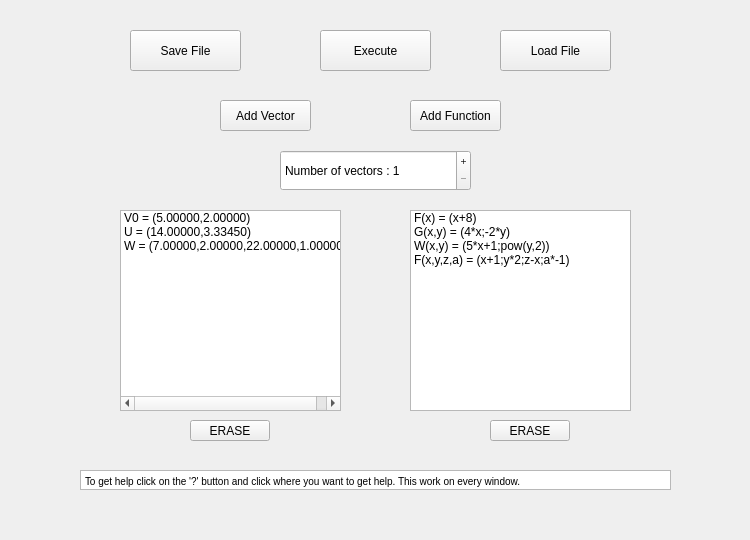
<?xml version="1.0" encoding="UTF-8"?>
<ui version="4.0">
 <class>MainWindow</class>
 <widget class="QMainWindow" name="MainWindow">
  <property name="geometry">
   <rect>
    <x>0</x>
    <y>0</y>
    <width>750</width>
    <height>540</height>
   </rect>
  </property>
  <property name="sizePolicy">
   <sizepolicy hsizetype="Fixed" vsizetype="Fixed">
    <horstretch>0</horstretch>
    <verstretch>0</verstretch>
   </sizepolicy>
  </property>
  <property name="minimumSize">
   <size>
    <width>750</width>
    <height>540</height>
   </size>
  </property>
  <property name="maximumSize">
   <size>
    <width>750</width>
    <height>540</height>
   </size>
  </property>
  <property name="windowTitle">
   <string>Gestion d'Evalutation Vectorielle</string>
  </property>
  <property name="whatsThis">
   <string>&lt;html&gt;&lt;head/&gt;&lt;body&gt;&lt;p&gt;You can add vector with the add vector button same for the add function.&lt;/p&gt;&lt;p&gt;To get the trajectory, the statistics and the list of vector you have to select one vector in the list of the same name and one function in the list of the same name and then click on execute.&lt;/p&gt;&lt;p&gt;To load a file just click on load file.&lt;/p&gt;&lt;p&gt;To save something do the same as for the execute button but at the end click on save file.&lt;/p&gt;&lt;/body&gt;&lt;/html&gt;</string>
  </property>
  <widget class="QWidget" name="centralwidget">
   <property name="sizePolicy">
    <sizepolicy hsizetype="Fixed" vsizetype="Fixed">
     <horstretch>0</horstretch>
     <verstretch>0</verstretch>
    </sizepolicy>
   </property>
   <widget class="QListWidget" name="listWidget_vect">
    <property name="geometry">
     <rect>
      <x>120</x>
      <y>210</y>
      <width>221</width>
      <height>201</height>
     </rect>
    </property>
    <item>
     <property name="text">
      <string>V0 = (5.00000,2.00000)</string>
     </property>
    </item>
    <item>
     <property name="text">
      <string>U = (14.00000,3.33450)</string>
     </property>
    </item>
    <item>
     <property name="text">
      <string>W = (7.00000,2.00000,22.00000,1.00000)</string>
     </property>
    </item>
   </widget>
   <widget class="QPushButton" name="Button_excute">
    <property name="geometry">
     <rect>
      <x>320</x>
      <y>30</y>
      <width>111</width>
      <height>41</height>
     </rect>
    </property>
    <property name="whatsThis">
     <string>&lt;html&gt;&lt;head/&gt;&lt;body&gt;&lt;p&gt;To dispay the list of vectors, the trajectory and the statictics.&lt;/p&gt;&lt;p&gt;&lt;br/&gt;&lt;/p&gt;&lt;p&gt;Please select one vector and one funtion.&lt;/p&gt;&lt;/body&gt;&lt;/html&gt;</string>
    </property>
    <property name="text">
     <string>Execute</string>
    </property>
   </widget>
   <widget class="QListWidget" name="listWidget_funct">
    <property name="geometry">
     <rect>
      <x>410</x>
      <y>210</y>
      <width>221</width>
      <height>201</height>
     </rect>
    </property>
    <item>
     <property name="text">
      <string>F(x) = (x+8)</string>
     </property>
    </item>
    <item>
     <property name="text">
      <string>G(x,y) = (4*x;-2*y)</string>
     </property>
    </item>
    <item>
     <property name="text">
      <string>W(x,y) = (5*x+1;pow(y,2))</string>
     </property>
    </item>
    <item>
     <property name="text">
      <string>F(x,y,z,a) = (x+1;y*2;z-x;a*-1)</string>
     </property>
    </item>
   </widget>
   <widget class="QPushButton" name="Button_erase_vect">
    <property name="geometry">
     <rect>
      <x>190</x>
      <y>420</y>
      <width>80</width>
      <height>21</height>
     </rect>
    </property>
    <property name="text">
     <string>ERASE</string>
    </property>
   </widget>
   <widget class="QSpinBox" name="SpinBox_nbr_vect">
    <property name="geometry">
     <rect>
      <x>280</x>
      <y>150</y>
      <width>191</width>
      <height>41</height>
     </rect>
    </property>
    <property name="whatsThis">
     <string>&lt;html&gt;&lt;head/&gt;&lt;body&gt;&lt;p&gt;How many vector do you want to be calculat.&lt;/p&gt;&lt;/body&gt;&lt;/html&gt;</string>
    </property>
    <property name="buttonSymbols">
     <enum>QAbstractSpinBox::PlusMinus</enum>
    </property>
    <property name="prefix">
     <string>Number of vectors : </string>
    </property>
    <property name="minimum">
     <number>1</number>
    </property>
    <property name="maximum">
     <number>1000</number>
    </property>
   </widget>
   <widget class="QPushButton" name="Button_addfunct">
    <property name="geometry">
     <rect>
      <x>410</x>
      <y>100</y>
      <width>91</width>
      <height>31</height>
     </rect>
    </property>
    <property name="whatsThis">
     <string>&lt;html&gt;&lt;head/&gt;&lt;body&gt;&lt;p&gt;Add function&lt;/p&gt;&lt;/body&gt;&lt;/html&gt;</string>
    </property>
    <property name="text">
     <string>Add Function</string>
    </property>
   </widget>
   <widget class="QPushButton" name="Button_addvect">
    <property name="geometry">
     <rect>
      <x>220</x>
      <y>100</y>
      <width>91</width>
      <height>31</height>
     </rect>
    </property>
    <property name="whatsThis">
     <string>&lt;html&gt;&lt;head/&gt;&lt;body&gt;&lt;p&gt;Add vector&lt;/p&gt;&lt;/body&gt;&lt;/html&gt;</string>
    </property>
    <property name="text">
     <string>Add Vector</string>
    </property>
   </widget>
   <widget class="QPushButton" name="Button_load">
    <property name="geometry">
     <rect>
      <x>500</x>
      <y>30</y>
      <width>111</width>
      <height>41</height>
     </rect>
    </property>
    <property name="whatsThis">
     <string>&lt;html&gt;&lt;head/&gt;&lt;body&gt;&lt;p&gt;Load file &lt;/p&gt;&lt;p&gt;&lt;br/&gt;&lt;/p&gt;&lt;p&gt;The initial vector will be add in the left list&lt;/p&gt;&lt;p&gt;The function will be add in the right list&lt;/p&gt;&lt;/body&gt;&lt;/html&gt;</string>
    </property>
    <property name="text">
     <string>Load File</string>
    </property>
   </widget>
   <widget class="QPushButton" name="Button_erase_funct">
    <property name="geometry">
     <rect>
      <x>490</x>
      <y>420</y>
      <width>80</width>
      <height>21</height>
     </rect>
    </property>
    <property name="text">
     <string>ERASE</string>
    </property>
   </widget>
   <widget class="QPushButton" name="Button_save">
    <property name="geometry">
     <rect>
      <x>130</x>
      <y>30</y>
      <width>111</width>
      <height>41</height>
     </rect>
    </property>
    <property name="whatsThis">
     <string>&lt;html&gt;&lt;head/&gt;&lt;body&gt;&lt;p&gt;To save the list of vectors, the trajectory and the statictics.&lt;/p&gt;&lt;p&gt;&lt;br/&gt;&lt;/p&gt;&lt;p&gt;Please select one vecteur and on function.&lt;/p&gt;&lt;/body&gt;&lt;/html&gt;</string>
    </property>
    <property name="text">
     <string>Save File</string>
    </property>
   </widget>
   <widget class="QTextBrowser" name="textBrowser">
    <property name="geometry">
     <rect>
      <x>80</x>
      <y>470</y>
      <width>591</width>
      <height>20</height>
     </rect>
    </property>
    <property name="verticalScrollBarPolicy">
     <enum>Qt::ScrollBarAlwaysOff</enum>
    </property>
    <property name="horizontalScrollBarPolicy">
     <enum>Qt::ScrollBarAlwaysOff</enum>
    </property>
    <property name="html">
     <string>&lt;!DOCTYPE HTML PUBLIC &quot;-//W3C//DTD HTML 4.0//EN&quot; &quot;http://www.w3.org/TR/REC-html40/strict.dtd&quot;&gt;
&lt;html&gt;&lt;head&gt;&lt;meta name=&quot;qrichtext&quot; content=&quot;1&quot; /&gt;&lt;style type=&quot;text/css&quot;&gt;
p, li { white-space: pre-wrap; }
&lt;/style&gt;&lt;/head&gt;&lt;body style=&quot; font-family:'MS Shell Dlg 2'; font-size:7.8pt; font-weight:400; font-style:normal;&quot;&gt;
&lt;p style=&quot; margin-top:0px; margin-bottom:0px; margin-left:0px; margin-right:0px; -qt-block-indent:0; text-indent:0px;&quot;&gt;To get help click on the '?' button and click where you want to get help. This work on every window.&lt;/p&gt;&lt;/body&gt;&lt;/html&gt;</string>
    </property>
   </widget>
  </widget>
 </widget>
 <resources/>
 <connections/>
</ui>
